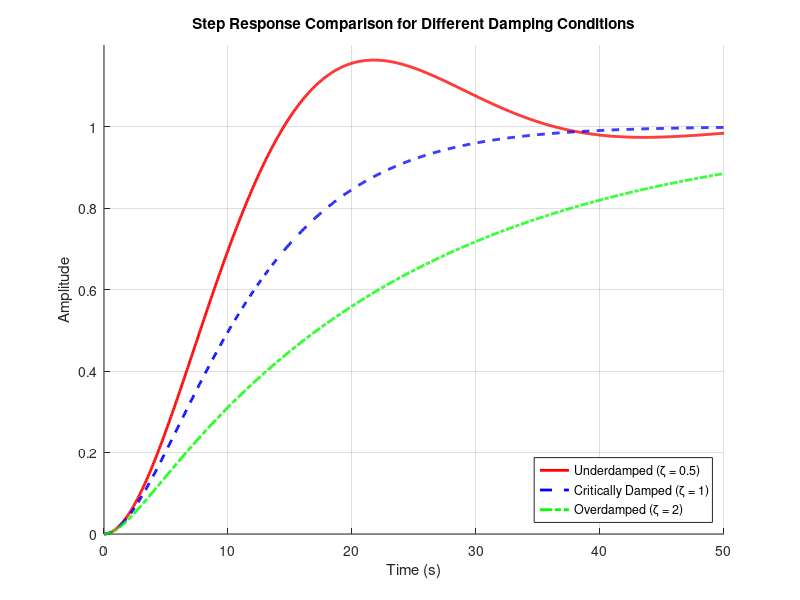
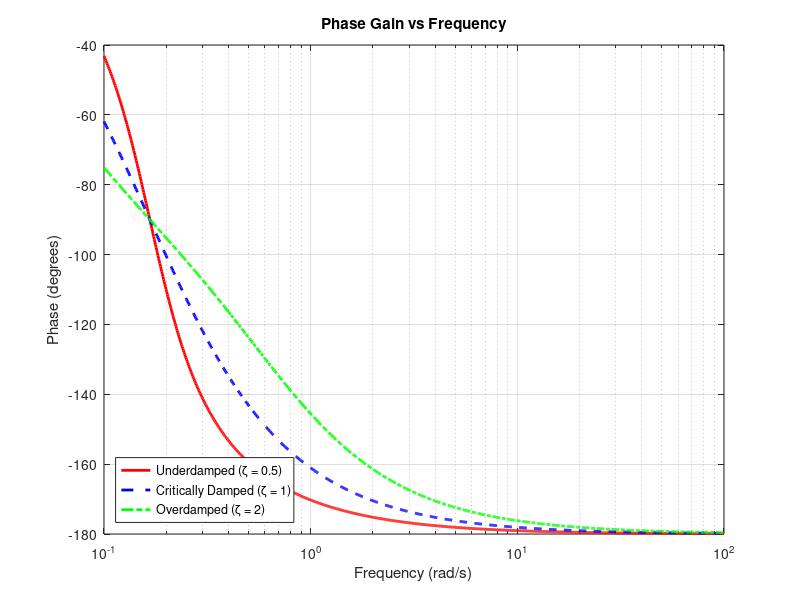

Reproduce these figures in MATLAB, in order.
clc;
clear;

% Damping ratios
zeta_underdamped = 0.5;
zeta_critical = 1;
zeta_overdamped = 2;

% Natural frequency
wn = sqrt(1/36);  % ω_n = 1/6

% Define Laplace variable
s = tf('s');

% Transfer functions with unity DC gain (wn^2 numerator)
G_underdamped = wn^2 / (s^2 + 2*zeta_underdamped*wn*s + wn^2);
G_critical = wn^2 / (s^2 + 2*zeta_critical*wn*s + wn^2);
G_overdamped = wn^2 / (s^2 + 2*zeta_overdamped*wn*s + wn^2);

% Time vector for step response
t = linspace(0, 50, 1000);

%% Step Response Plot
figure;
hold on;
[y1, t1] = step(G_underdamped, t);
[y2, t2] = step(G_critical, t);
[y3, t3] = step(G_overdamped, t);

plot(t1, y1, 'r', 'LineWidth', 2);
plot(t2, y2, 'b--', 'LineWidth', 2);
plot(t3, y3, 'g-.', 'LineWidth', 2);

title('Step Response Comparison for Different Damping Conditions');
xlabel('Time (s)');
ylabel('Amplitude');
legend('Underdamped (\zeta = 0.5)', 'Critically Damped (\zeta = 1)', 'Overdamped (\zeta = 2)', 'Location', 'Southeast');
ylim([0 1.2]);
grid on;

%% Phase vs Frequency Plot
w = logspace(-1, 2, 1000);  % Frequency range: 0.1 to 100 rad/s

[~, phase_u] = bode(G_underdamped, w); phase_u = squeeze(phase_u);
[~, phase_c] = bode(G_critical, w); phase_c = squeeze(phase_c);
[~, phase_o] = bode(G_overdamped, w); phase_o = squeeze(phase_o);

figure;
semilogx(w, phase_u, 'r', 'LineWidth', 2); hold on;
semilogx(w, phase_c, 'b--', 'LineWidth', 2);
semilogx(w, phase_o, 'g-.', 'LineWidth', 2);

xlabel('Frequency (rad/s)');
ylabel('Phase (degrees)');
title('Phase Gain vs Frequency');
legend('Underdamped (\zeta = 0.5)', 'Critically Damped (\zeta = 1)', 'Overdamped (\zeta = 2)', 'Location', 'SouthWest');
grid on;
